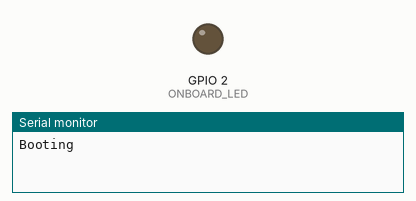
Simulated run of this sketch. Board: ESP32. Parts: output pins drawn as LEDs (lit = HIGH), the last lines printed to the serial monitor.

Above: at 5.0 s.
At 15.0 s:
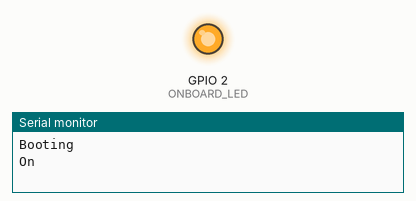
Timing chart, 0 to 26.0 s (numbered marks = the images above):
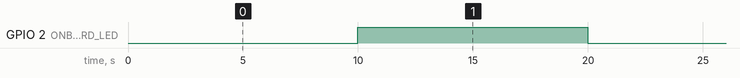

Measured:
- by itself, GPIO 2 (ONBOARD_LED): alternates HIGH for 10.0 s and LOW for 10.0 s

The sketch:

ESP32_Blink.ino
```cpp
#define ONBOARD_LED  2

void setup() {
  Serial.begin(115200);
  Serial.println("Booting");
  pinMode(ONBOARD_LED,OUTPUT);
}

void loop() {
  delay(10000);
  digitalWrite(ONBOARD_LED,HIGH);
  Serial.println("On");
  delay(10000);
  digitalWrite(ONBOARD_LED,LOW);
  Serial.println("Off");
}
```
